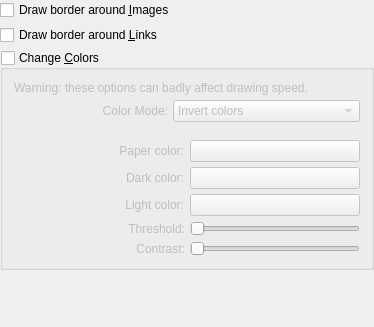
<ui version="4.0" >
 <class>DlgAccessibilityBase</class>
 <widget class="QWidget" name="DlgAccessibilityBase" >
  <property name="geometry" >
   <rect>
    <x>0</x>
    <y>0</y>
    <width>374</width>
    <height>327</height>
   </rect>
  </property>
  <layout class="QVBoxLayout" >
   <property name="leftMargin" >
    <number>0</number>
   </property>
   <property name="topMargin" >
    <number>0</number>
   </property>
   <property name="rightMargin" >
    <number>0</number>
   </property>
   <property name="bottomMargin" >
    <number>0</number>
   </property>
   <item>
    <widget class="QCheckBox" name="kcfg_HighlightImages" >
     <property name="text" >
      <string>Draw border around &amp;Images</string>
     </property>
    </widget>
   </item>
   <item>
    <widget class="QCheckBox" name="kcfg_HighlightLinks" >
     <property name="text" >
      <string>Draw border around &amp;Links</string>
     </property>
    </widget>
   </item>
   <item>
    <widget class="QGroupBox" name="kcfg_ChangeColors" >
     <property name="enabled" >
      <bool>true</bool>
     </property>
     <property name="title" >
      <string>Change &amp;Colors</string>
     </property>
     <property name="checkable" >
      <bool>true</bool>
     </property>
     <property name="checked" >
      <bool>false</bool>
     </property>
     <layout class="QVBoxLayout" >
      <item>
       <widget class="QLabel" name="warn" >
        <property name="sizePolicy" >
         <sizepolicy vsizetype="Maximum" hsizetype="Preferred" >
          <horstretch>0</horstretch>
          <verstretch>0</verstretch>
         </sizepolicy>
        </property>
        <property name="text" >
         <string>Warning: these options can badly affect drawing speed.</string>
        </property>
        <property name="textFormat" >
         <enum>Qt::PlainText</enum>
        </property>
        <property name="wordWrap" >
         <bool>true</bool>
        </property>
       </widget>
      </item>
      <item>
       <layout class="QHBoxLayout" >
        <item>
         <widget class="QLabel" name="label" >
          <property name="text" >
           <string>Color Mode:</string>
          </property>
          <property name="alignment" >
           <set>Qt::AlignRight|Qt::AlignTrailing|Qt::AlignVCenter</set>
          </property>
         </widget>
        </item>
        <item>
         <widget class="KComboBox" name="kcfg_RenderMode" >
          <item>
           <property name="text" >
            <string>Invert colors</string>
           </property>
          </item>
          <item>
           <property name="text" >
            <string>Change paper color</string>
           </property>
          </item>
          <item>
           <property name="text" >
            <string>Change dark and light colors</string>
           </property>
          </item>
          <item>
           <property name="text" >
            <string>Convert to black and white</string>
           </property>
          </item>
         </widget>
        </item>
       </layout>
      </item>
      <item>
       <spacer>
        <property name="orientation" >
         <enum>Qt::Vertical</enum>
        </property>
        <property name="sizeType" >
         <enum>QSizePolicy::Fixed</enum>
        </property>
        <property name="sizeHint" >
         <size>
          <width>20</width>
          <height>8</height>
         </size>
        </property>
       </spacer>
      </item>
      <item>
       <widget class="QWidget" native="1" name="page_invert" />
      </item>
      <item>
       <widget class="QWidget" native="1" name="page_paperColor" >
        <layout class="QVBoxLayout" >
         <property name="leftMargin" >
          <number>0</number>
         </property>
         <property name="topMargin" >
          <number>0</number>
         </property>
         <property name="rightMargin" >
          <number>0</number>
         </property>
         <property name="bottomMargin" >
          <number>0</number>
         </property>
         <item>
          <layout class="QHBoxLayout" >
           <property name="spacing" >
            <number>6</number>
           </property>
           <property name="leftMargin" >
            <number>0</number>
           </property>
           <property name="topMargin" >
            <number>0</number>
           </property>
           <property name="rightMargin" >
            <number>0</number>
           </property>
           <property name="bottomMargin" >
            <number>0</number>
           </property>
           <item>
            <widget class="QLabel" name="textLabel1" >
             <property name="text" >
              <string>Paper color:</string>
             </property>
             <property name="alignment" >
              <set>Qt::AlignRight|Qt::AlignTrailing|Qt::AlignVCenter</set>
             </property>
             <property name="buddy" >
              <cstring>kcfg_PaperColor</cstring>
             </property>
            </widget>
           </item>
           <item>
            <widget class="KColorButton" name="kcfg_PaperColor" />
           </item>
          </layout>
         </item>
        </layout>
       </widget>
      </item>
      <item>
       <widget class="QWidget" native="1" name="page_darkLight" >
        <layout class="QVBoxLayout" >
         <property name="leftMargin" >
          <number>0</number>
         </property>
         <property name="topMargin" >
          <number>0</number>
         </property>
         <property name="rightMargin" >
          <number>0</number>
         </property>
         <property name="bottomMargin" >
          <number>0</number>
         </property>
         <item>
          <layout class="QHBoxLayout" >
           <property name="spacing" >
            <number>6</number>
           </property>
           <property name="leftMargin" >
            <number>0</number>
           </property>
           <property name="topMargin" >
            <number>0</number>
           </property>
           <property name="rightMargin" >
            <number>0</number>
           </property>
           <property name="bottomMargin" >
            <number>0</number>
           </property>
           <item>
            <widget class="QLabel" name="textLabel3" >
             <property name="text" >
              <string>Dark color:</string>
             </property>
             <property name="alignment" >
              <set>Qt::AlignRight|Qt::AlignTrailing|Qt::AlignVCenter</set>
             </property>
            </widget>
           </item>
           <item>
            <widget class="KColorButton" name="kcfg_RecolorForeground" />
           </item>
          </layout>
         </item>
         <item>
          <layout class="QHBoxLayout" >
           <property name="spacing" >
            <number>6</number>
           </property>
           <property name="leftMargin" >
            <number>0</number>
           </property>
           <property name="topMargin" >
            <number>0</number>
           </property>
           <property name="rightMargin" >
            <number>0</number>
           </property>
           <property name="bottomMargin" >
            <number>0</number>
           </property>
           <item>
            <widget class="QLabel" name="textLabel3_2" >
             <property name="text" >
              <string>Light color:</string>
             </property>
             <property name="alignment" >
              <set>Qt::AlignRight|Qt::AlignTrailing|Qt::AlignVCenter</set>
             </property>
            </widget>
           </item>
           <item>
            <widget class="KColorButton" name="kcfg_RecolorBackground" />
           </item>
          </layout>
         </item>
        </layout>
       </widget>
      </item>
      <item>
       <widget class="QWidget" native="1" name="page_bw" >
        <layout class="QVBoxLayout" >
         <property name="leftMargin" >
          <number>0</number>
         </property>
         <property name="topMargin" >
          <number>0</number>
         </property>
         <property name="rightMargin" >
          <number>0</number>
         </property>
         <property name="bottomMargin" >
          <number>0</number>
         </property>
         <item>
          <layout class="QGridLayout" >
           <item row="0" column="0" >
            <widget class="QLabel" name="textLabel2" >
             <property name="sizePolicy" >
              <sizepolicy vsizetype="Preferred" hsizetype="MinimumExpanding" >
               <horstretch>0</horstretch>
               <verstretch>0</verstretch>
              </sizepolicy>
             </property>
             <property name="text" >
              <string>Threshold:</string>
             </property>
             <property name="alignment" >
              <set>Qt::AlignRight|Qt::AlignTrailing|Qt::AlignVCenter</set>
             </property>
            </widget>
           </item>
           <item row="0" column="1" >
            <widget class="QSlider" name="kcfg_BWThreshold" >
             <property name="sizePolicy" >
              <sizepolicy vsizetype="Fixed" hsizetype="Expanding" >
               <horstretch>0</horstretch>
               <verstretch>0</verstretch>
              </sizepolicy>
             </property>
             <property name="pageStep" >
              <number>16</number>
             </property>
             <property name="orientation" >
              <enum>Qt::Horizontal</enum>
             </property>
            </widget>
           </item>
           <item row="1" column="0" >
            <widget class="QLabel" name="textLabel2_2" >
             <property name="sizePolicy" >
              <sizepolicy vsizetype="Preferred" hsizetype="MinimumExpanding" >
               <horstretch>0</horstretch>
               <verstretch>0</verstretch>
              </sizepolicy>
             </property>
             <property name="text" >
              <string>Contrast:</string>
             </property>
             <property name="alignment" >
              <set>Qt::AlignRight|Qt::AlignTrailing|Qt::AlignVCenter</set>
             </property>
            </widget>
           </item>
           <item row="1" column="1" >
            <widget class="QSlider" name="kcfg_BWContrast" >
             <property name="sizePolicy" >
              <sizepolicy vsizetype="Fixed" hsizetype="Expanding" >
               <horstretch>0</horstretch>
               <verstretch>0</verstretch>
              </sizepolicy>
             </property>
             <property name="pageStep" >
              <number>1</number>
             </property>
             <property name="orientation" >
              <enum>Qt::Horizontal</enum>
             </property>
            </widget>
           </item>
          </layout>
         </item>
        </layout>
       </widget>
      </item>
     </layout>
    </widget>
   </item>
   <item>
    <spacer>
     <property name="orientation" >
      <enum>Qt::Vertical</enum>
     </property>
     <property name="sizeType" >
      <enum>QSizePolicy::Expanding</enum>
     </property>
     <property name="sizeHint" >
      <size>
       <width>20</width>
       <height>20</height>
      </size>
     </property>
    </spacer>
   </item>
  </layout>
 </widget>
 <layoutdefault spacing="5" margin="11" />
 <pixmapfunction>qPixmapFromMimeSource</pixmapfunction>
 <customwidgets>
  <customwidget>
   <class>KColorButton</class>
   <extends>QPushButton</extends>
   <header>kcolorbutton.h</header>
  </customwidget>
  <customwidget>
   <class>KComboBox</class>
   <extends>QComboBox</extends>
   <header>kcombobox.h</header>
  </customwidget>
 </customwidgets>
 <resources/>
 <connections/>
</ui>
